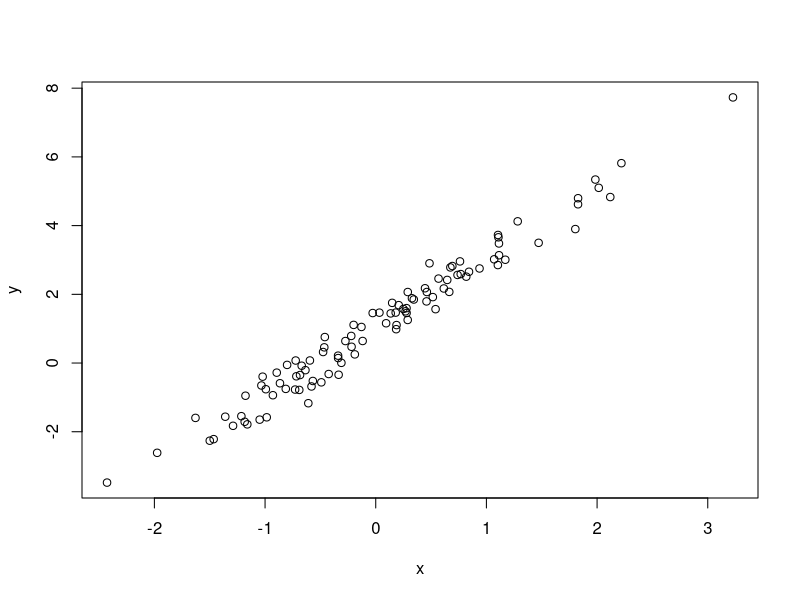
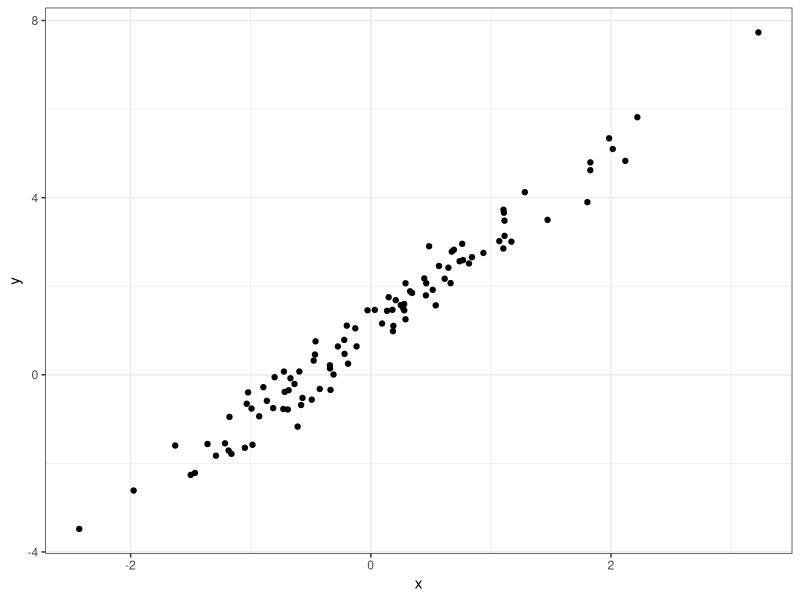
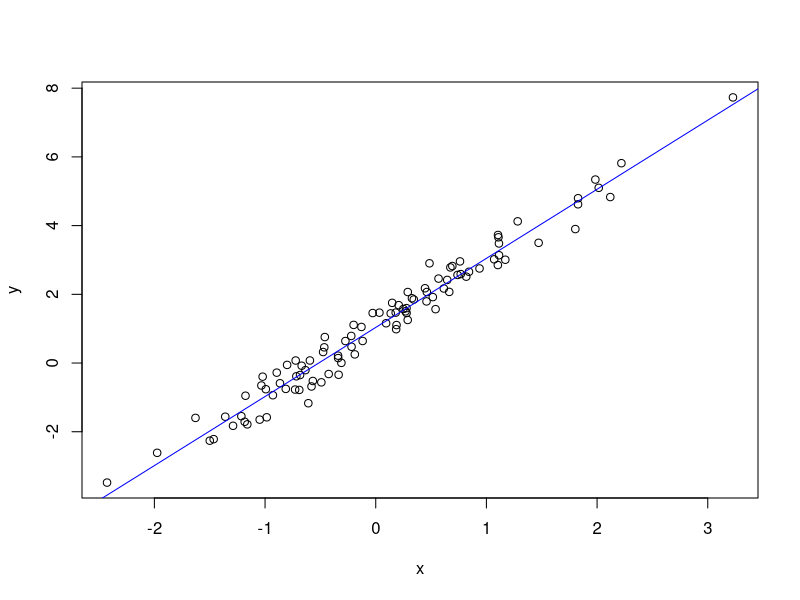
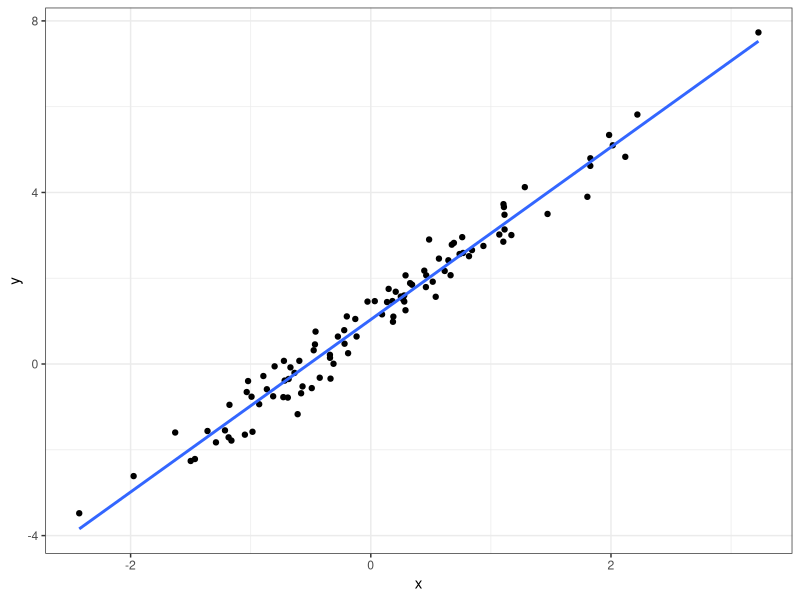
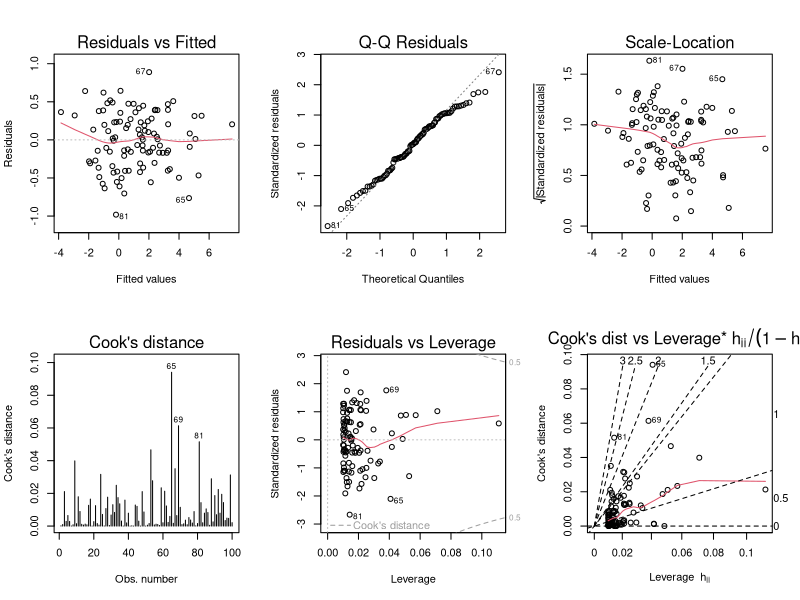
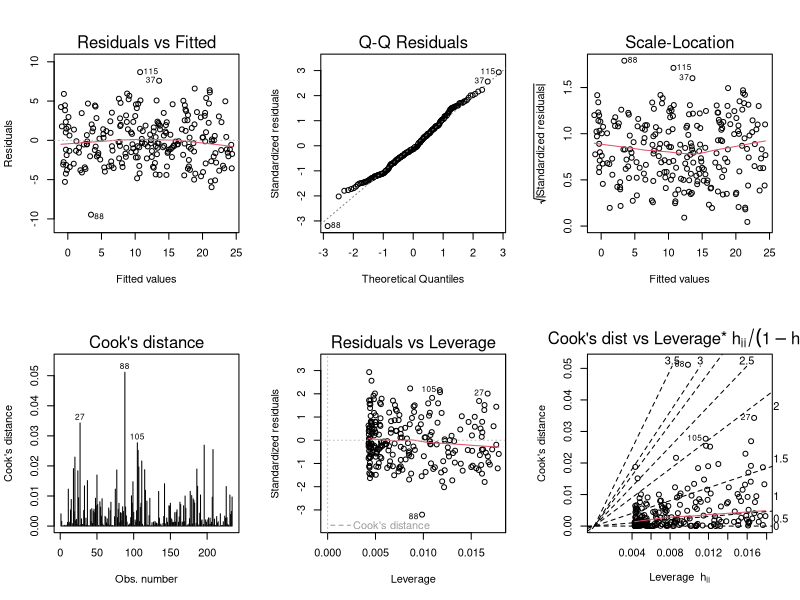
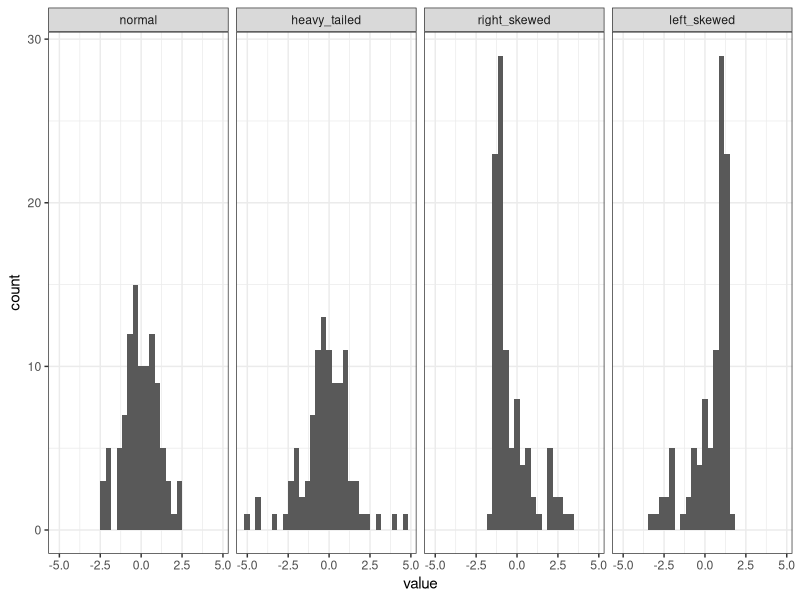
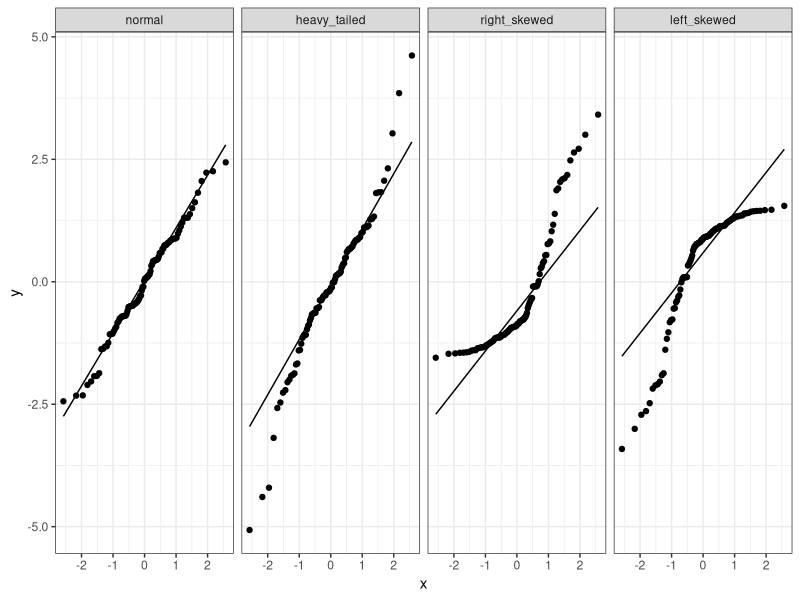

Write R code to recreate these figures, in order.
## ---- chunk 1
if (!require("tidyverse")) {
  install.packages("tidyverse")
  library("tidyverse")
}
## ---- chunk 2
set.seed(20170320)
## ---- chunk 3
n <- 100 
x <- rnorm(n)
b0 <- 1
b1 <- 2
sigma <- 0.4
error <- rnorm(n,0,sigma)
y <- b0+b1*x+error

d <- data.frame(x=x,y=y)
## ---- chunk 4
plot(y ~ x, data = d)
## ---- chunk 5
library("ggplot2")
ggplot(d, aes(x=x, y=y)) +
  geom_point() +
  theme_bw()
## ---- chunk 6
m <- lm(y ~ x, data = d)
## ---- chunk 7
m
summary(m)
## ---- chunk 8
plot(y ~ x, data = d)
abline(m, col='blue')
## ---- chunk 9
ggplot(d, aes(x=x, y=y)) +
  geom_point() + 
  stat_smooth(method = "lm", se = FALSE) +
  theme_bw()
## ---- chunk 10
opar = par(mfrow=c(2,3))  # Create a 2x3 grid of plots and save the original settings
plot(m, 1:6, ask=FALSE)   # Plot all 6 diagnostics plots
par(opar)                 # Return to original graphics settings
## ---- chunk 11
n <- 234
x <- runif(n)
y <- -0.5 + 25*x + rnorm(n,0,sqrt(9))
m <- lm(y~x)
opar = par(mfrow=c(2,3))  # Create a 2x3 grid of plots and save the original settings
plot(m, 1:6, ask=FALSE)   # Plot all 6 diagnostics plots
par(opar)                 # Return to original graphics settings
## ---- chunk 12
n <- 100
errors <- data.frame(rep = 1:n,
                     normal       = rnorm(n),
                     heavy_tailed = rt(n, df=3),
                     right_skewed = exp(rnorm(n))) %>%
  
  mutate(right_skewed = right_skewed - exp(1/2),  # make sure errors have expectation of 0
         left_skewed  = 0 - right_skewed) 

errors_long <- errors %>%
  tidyr::gather(distribution,value,-rep) %>%
  mutate(distribution = factor(distribution, 
                               levels = c("normal",
                                          "heavy_tailed",
                                          "right_skewed",
                                          "left_skewed")))
## ---- chunk 13
ggplot(errors_long, aes(x=value)) + 
  geom_histogram() + 
  facet_grid(. ~ distribution) + 
  theme_bw()
## ---- chunk 14
ggplot(errors_long, aes(sample=value)) + 
  geom_qq() + 
  geom_qq_line() + 
  facet_grid(. ~ distribution) + 
  theme_bw()
## ---- chunk 15
opar = par(mfrow=c(1,4))
qqnorm(errors$normal, main="Normal")
qqline(errors$normal)
qqnorm(errors$heavy_tailed, main="Heavy-tailed")
qqline(errors$heavy_tailed)
qqnorm(errors$right_skewed, main="Right-skewed")
qqline(errors$right_skewed)
qqnorm(errors$left_skewed, main="Left-skewed")
qqline(errors$left_skewed)
par(opar)
## ---- chunk 16
y <- errors %>%
  mutate(x = rnorm(n))

models <- list()
models[[1]] <- lm(normal       ~ x, data=y)
models[[2]] <- lm(heavy_tailed ~ x, data=y)
models[[3]] <- lm(right_skewed ~ x, data=y)
models[[4]] <- lm(left_skewed  ~ x, data=y)
names(models) <- c("normal","heavy_tailed","right_skewed","left_skewed")
## ---- chunk 17
opar <- par(mfrow=c(2,3))
plot(models$normal, 1:6, ask=FALSE)
par(opar)
## ---- chunk 18
opar <- par(mfrow=c(2,3))
plot(models$heavy_tailed, 1:6, ask=FALSE)
par(opar)
## ---- chunk 19
opar <- par(mfrow=c(2,3))
plot(models$right_skewed, 1:6, ask=FALSE)
par(opar)
## ---- chunk 20
opar <- par(mfrow=c(2,3))
plot(models$left_skewed, 1:6, ask=FALSE)
par(opar)
## ---- chunk 21
opar = par(mfrow=c(1,4))
for (i in 1:4) plot(models[[i]], 2, main=names(models)[i])
par(opar)
## ---- chunk 22
b0 <-  10
b1 <- -5
y_new <- y %>% 
  mutate(y_normal       = b0+b1*x + normal,
         y_heavy_tailed = b0+b1*x + heavy_tailed,
         y_right_skewed = b0+b1*x + right_skewed,
         y_left_skewed  = b0+b1*x + left_skewed)

models <- list()
models[[1]] <- lm(y_normal       ~ x, data=y_new)
models[[2]] <- lm(y_heavy_tailed ~ x, data=y_new)
models[[3]] <- lm(y_right_skewed ~ x, data=y_new)
models[[4]] <- lm(y_left_skewed  ~ x, data=y_new)
names(models) <- c("normal","heavy_tailed","right_skewed","left_skewed")

opar = par(mfrow=c(1,4))
for (i in 1:4) plot(models[[i]], 2, main=names(models)[i])
par(opar)
## ---- chunk 23
n  <- 100
b0 <- 0
b1 <- 1
d  <- data.frame(x = runif(n)) %>%
  mutate(error = rnorm(n,0,x),
         y = b0+b1*x+error)
  
m <- lm(y~x, data=d)
opar <- par(mfrow=c(2,3))
plot(m, 1:6, ask=FALSE)
par(opar)
## ---- chunk 24
plot(m, 1)
## ---- chunk 25
plot(m,3)
## ---- chunk 26
b1 <- -1
d  <- d %>%
  mutate(error = rnorm(n,0,1-x), # sd is now related to 1-x
         y = b0+b1*x+error)
  
m <- lm(y~x, data=d)
opar <- par(mfrow=c(1,2))
plot(m, c(1,3), ask=FALSE)
par(opar)
## ---- chunk 27
n <- 100
b0 <-1 
b1 <- 2
d <- data.frame(x = rnorm(n)) %>%
  mutate(
    error =rnorm(n),
    y = b0+b1*x + error)

m <- lm(y ~ x, data = d)
## ---- chunk 28
names(m)
## ---- chunk 29
plot(m$residuals)
## ---- chunk 30
dd <- data.frame(index = 1:length(m$residuals),
                 residuals = m$residuals)
ggplot(dd, aes(index, residuals)) +
  geom_point() + 
  stat_smooth(se = FALSE) +
  theme_bw()
## ---- chunk 31
d <- d %>% 
  mutate(error = sin(2*pi*(1:n)/n)+rnorm(n),
         y = b0+b1*x+error)

m <- lm(y ~ x, data = d)

dd <- data.frame(index = 1:length(m$residuals),
                 residuals = m$residuals)
ggplot(dd, aes(index, residuals)) +
  geom_point() + 
  stat_smooth(se = FALSE) +
  theme_bw()
## ---- chunk 32
opar <- par(mfrow=c(2,3))
plot(m, 1:6, ask=FALSE)
par(opar)
## ---- chunk 33
d <- d %>% 
  mutate(error = (1:n)+rnorm(n), # This is a bit extreme
         y = b0+b1*x+error)

m <- lm(y ~ x, data = d)
plot(m$residuals)
## ---- chunk 34
n <- 100
b0 <- 1
b1 <- 2
d <- data.frame(x = rnorm(n)) %>%
  mutate(y = b0+b1*x + rnorm(n))
                
m <- lm(y ~ x, data = d)

d$residuals <- m$residuals

ggplot(d, aes(x, residuals)) + 
  geom_point() + 
  stat_smooth(se = FALSE) + 
  theme_bw()
## ---- chunk 35
n <- 100
b0 <- 1
b1 <- 2
d <- data.frame(x = rnorm(n)) %>%
  mutate(y = b0+b1*x+x^2 + rnorm(n))
                
m <- lm(y ~ x, data = d)

d$residuals <- m$residuals

ggplot(d, aes(x, residuals)) + 
  geom_point() + 
  stat_smooth(se = FALSE) + 
  theme_bw()
## ---- chunk 36
opar <- par(mfrow=c(2,3))
plot(m, 1:6, ask=FALSE)
par(opar)
## ---- chunk 37
n <- 100
b0 <- 1
b1 <- 2
d <- data.frame(x = rnorm(n, 1, 0.1)) %>%
  mutate(y = b0+b1*x+x^2 + rnorm(n))
                
m <- lm(y ~ x, data = d)

d$residuals <- m$residuals
plot(residuals ~ x, data = d)
